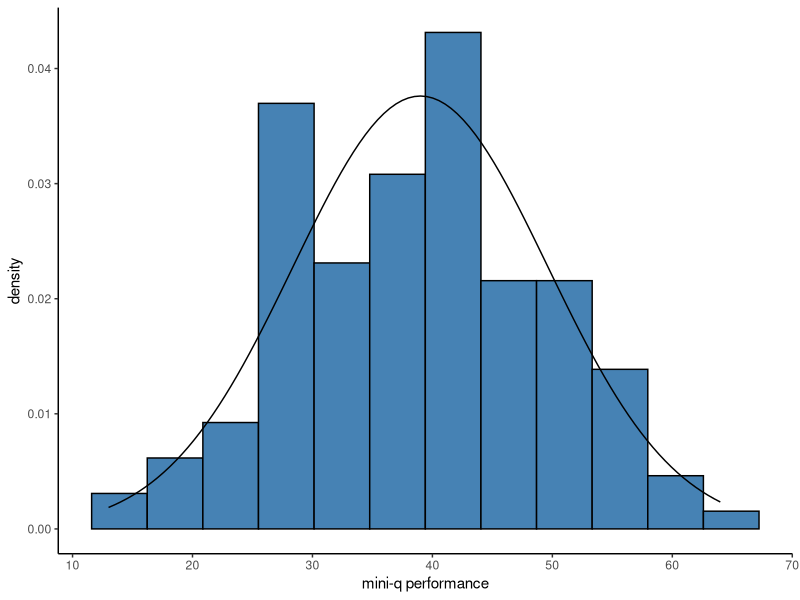
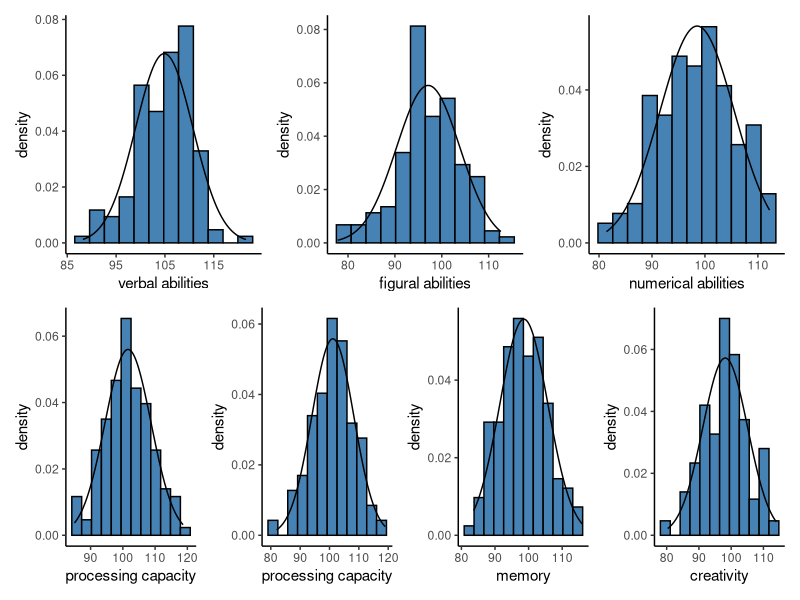
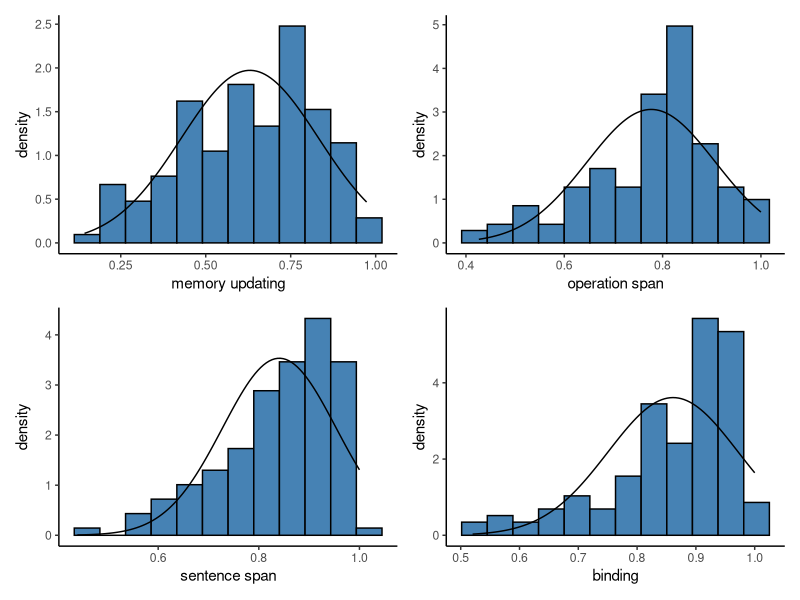
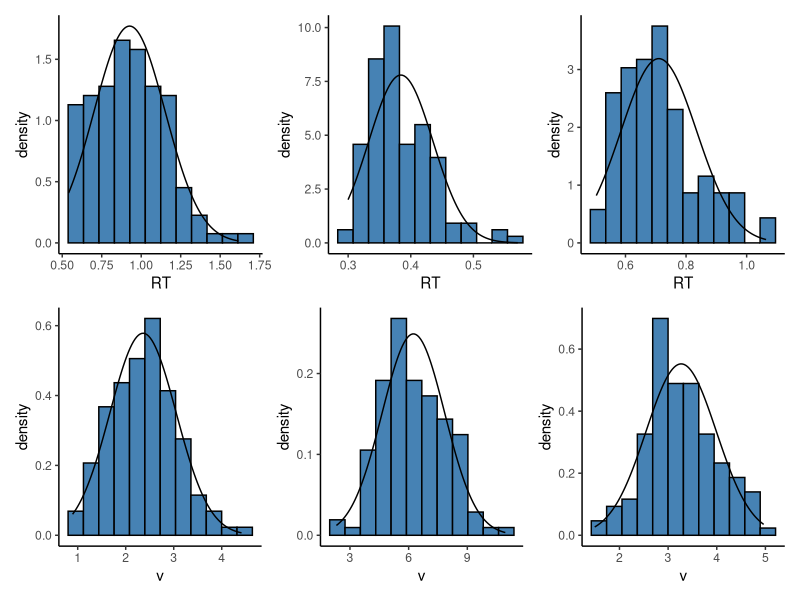

These charts were generated, in order, by the following R code: (Note: this script raises an error after producing the figures.)
##################################################################
## This R script accompanies the paper "Don't waste your time   ##
## measuring intelligence: Further evidence for the validity of ##
## a three-minute speeded reasoning test" by Schubert et al.    ## 
## (2023) and contains the analysis code for Study 1.           ## 
##################################################################

# set working directory 
setwd(dirname(rstudioapi::getActiveDocumentContext()$path))

# load packages ----
library(lavaan)
library(tidyverse)
library(psych)
library(patchwork)

# load data ----
data <- read.csv("data_study1.csv")

# descriptive  statistics ----
knitr::kable(describe(data))

miniq <- data %>%
  ggplot(aes(x = miniq_sum)) + 
  geom_histogram(mapping = aes(x = miniq_sum, y=after_stat(density)),bins = 12, position = "dodge",fill = "steelblue", colour="black") + 
  stat_function(fun = dnorm, args = list(mean = mean(data$miniq_sum), sd = sd(data$miniq_sum))) +
  labs(x = "mini-q performance") +
  theme_classic()

BIS_V <- data %>%
  ggplot(aes(x = BIS_V)) + 
  geom_histogram(mapping = aes(x = BIS_V, y=after_stat(density)),bins = 12, position = "dodge",fill = "steelblue", colour="black") + 
  stat_function(fun = dnorm, args = list(mean = mean(data$BIS_V), sd = sd(data$BIS_V))) +
  labs(x = "verbal abilities") +
  theme_classic()

BIS_F <- data %>%
  ggplot(aes(x = BIS_F)) + 
  geom_histogram(mapping = aes(x = BIS_F, y=after_stat(density)),bins = 12, position = "dodge",fill = "steelblue", colour="black") + 
  stat_function(fun = dnorm, args = list(mean = mean(data$BIS_F), sd = sd(data$BIS_F))) +
  labs(x = "figural abilities") +
  theme_classic()

BIS_N <- data %>%
  ggplot(aes(x = BIS_N)) + 
  geom_histogram(mapping = aes(x = BIS_N, y=after_stat(density)),bins = 12, position = "dodge",fill = "steelblue", colour="black") + 
  stat_function(fun = dnorm, args = list(mean = mean(data$BIS_N, na.rm = TRUE), sd = sd(data$BIS_N, na.rm = TRUE))) +
  labs(x = "numerical abilities") +
  theme_classic()

BIS_PC <- data %>%
  ggplot(aes(x = BIS_PC)) + 
  geom_histogram(mapping = aes(x = BIS_PC, y=after_stat(density)),bins = 12, position = "dodge",fill = "steelblue", colour="black") + 
  stat_function(fun = dnorm, args = list(mean = mean(data$BIS_PC), sd = sd(data$BIS_PC))) +
  labs(x = "processing capacity") +
  theme_classic()


BIS_PS <- data %>%
  ggplot(aes(x = BIS_PS)) + 
  geom_histogram(mapping = aes(x = BIS_PS, y=after_stat(density)),bins = 12, position = "dodge",fill = "steelblue", colour="black") + 
  stat_function(fun = dnorm, args = list(mean = mean(data$BIS_PS), sd = sd(data$BIS_PS))) +
  labs(x = "processing capacity") +
  theme_classic()

BIS_M <- data %>%
  ggplot(aes(x = BIS_M)) + 
  geom_histogram(mapping = aes(x = BIS_M, y=after_stat(density)),bins = 12, position = "dodge",fill = "steelblue", colour="black") + 
  stat_function(fun = dnorm, args = list(mean = mean(data$BIS_M, na.rm = TRUE), sd = sd(data$BIS_M, na.rm = TRUE))) +
  labs(x = "memory") +
  theme_classic()

BIS_C <- data %>%
  ggplot(aes(x = BIS_C)) + 
  geom_histogram(mapping = aes(x = BIS_C, y=after_stat(density)),bins = 12, position = "dodge",fill = "steelblue", colour="black") + 
  stat_function(fun = dnorm, args = list(mean = mean(data$BIS_C, na.rm = TRUE), sd = sd(data$BIS_C, na.rm = TRUE))) +
  labs(x = "creativity") +
  theme_classic()

WMC_MU <- data %>%
  ggplot(aes(x = WMC_MU)) + 
  geom_histogram(mapping = aes(x = WMC_MU, y=after_stat(density)),bins = 12, position = "dodge",fill = "steelblue", colour="black") + 
  stat_function(fun = dnorm, args = list(mean = mean(data$WMC_MU, na.rm = TRUE), sd = sd(data$WMC_MU, na.rm = TRUE))) +
  labs(x = "memory updating") +
  theme_classic()

WMC_OpSp <- data %>%
  ggplot(aes(x = WMC_OpSp)) + 
  geom_histogram(mapping = aes(x = WMC_OpSp, y=after_stat(density)),bins = 12, position = "dodge",fill = "steelblue", colour="black") + 
  stat_function(fun = dnorm, args = list(mean = mean(data$WMC_OpSp, na.rm = TRUE), sd = sd(data$WMC_OpSp, na.rm = TRUE))) +
  labs(x = "operation span") +
  theme_classic()

WMC_SenSp <- data %>%
  ggplot(aes(x = WMC_SenSp)) + 
  geom_histogram(mapping = aes(x = WMC_SenSp, y=after_stat(density)),bins = 12, position = "dodge",fill = "steelblue", colour="black") + 
  stat_function(fun = dnorm, args = list(mean = mean(data$WMC_SenSp, na.rm = TRUE), sd = sd(data$WMC_SenSp, na.rm = TRUE))) +
  labs(x = "sentence span") +
  theme_classic()

WMC_Binding <- data %>%
  ggplot(aes(x = WMC_Binding)) + 
  geom_histogram(mapping = aes(x = WMC_Binding, y=after_stat(density)),bins = 12, position = "dodge",fill = "steelblue", colour="black") + 
  stat_function(fun = dnorm, args = list(mean = mean(data$WMC_Binding, na.rm = TRUE), sd = sd(data$WMC_Binding, na.rm = TRUE))) +
  labs(x = "binding") +
  theme_classic()

SMS_RT <- data %>%
  ggplot(aes(x = SMS_RT)) + 
  geom_histogram(mapping = aes(x = SMS_RT, y=after_stat(density)),bins = 12, position = "dodge",fill = "steelblue", colour="black") + 
  stat_function(fun = dnorm, args = list(mean = mean(data$SMS_RT, na.rm = TRUE), sd = sd(data$SMS_RT, na.rm = TRUE))) +
  labs(x = "RT") +
  theme_classic()

CRT_RT <- data %>%
  ggplot(aes(x = CRT_RT)) + 
  geom_histogram(mapping = aes(x = CRT_RT, y=after_stat(density)),bins = 12, position = "dodge",fill = "steelblue", colour="black") + 
  stat_function(fun = dnorm, args = list(mean = mean(data$CRT_RT, na.rm = TRUE), sd = sd(data$CRT_RT, na.rm = TRUE))) +
  labs(x = "RT") +
  theme_classic()

PLM_RT <- data %>%
  ggplot(aes(x = PLM_RT)) + 
  geom_histogram(mapping = aes(x = PLM_RT, y=after_stat(density)),bins = 12, position = "dodge",fill = "steelblue", colour="black") + 
  stat_function(fun = dnorm, args = list(mean = mean(data$PLM_RT, na.rm = TRUE), sd = sd(data$PLM_RT, na.rm = TRUE))) +
  labs(x = "RT") +
  theme_classic()

SMS_v <- data %>%
  ggplot(aes(x = SMS_v)) + 
  geom_histogram(mapping = aes(x = SMS_v, y=after_stat(density)),bins = 12, position = "dodge",fill = "steelblue", colour="black") + 
  stat_function(fun = dnorm, args = list(mean = mean(data$SMS_v, na.rm = TRUE), sd = sd(data$SMS_v, na.rm = TRUE))) +
  labs(x = "v") +
  theme_classic()

CRT_v <- data %>%
  ggplot(aes(x = CRT_v)) + 
  geom_histogram(mapping = aes(x = CRT_v, y=after_stat(density)),bins = 12, position = "dodge",fill = "steelblue", colour="black") + 
  stat_function(fun = dnorm, args = list(mean = mean(data$CRT_v, na.rm = TRUE), sd = sd(data$CRT_v, na.rm = TRUE))) +
  labs(x = "v") +
  theme_classic()

PLM_v <- data %>%
  ggplot(aes(x = PLM_v)) + 
  geom_histogram(mapping = aes(x = PLM_v, y=after_stat(density)),bins = 12, position = "dodge",fill = "steelblue", colour="black") + 
  stat_function(fun = dnorm, args = list(mean = mean(data$PLM_v, na.rm = TRUE), sd = sd(data$PLM_v, na.rm = TRUE))) +
  labs(x = "v") +
  theme_classic()

miniq

(BIS_V | BIS_F | BIS_N) / (BIS_PC | BIS_PS | BIS_M | BIS_C)

(WMC_MU | WMC_OpSp) / (WMC_SenSp | WMC_Binding)

(SMS_RT | CRT_RT | PLM_RT) / (SMS_v | CRT_v | PLM_v)
  

odd_even_cor <- 2*cor(data$miniq_even, data$miniq_odd)/(1+cor(data$miniq_even, data$miniq_odd))

# structural equation models ----

# (1) How predictive is mini-q performance of general cognitive abilities?

# latent correlation between mini-q performance and general cognitive abilities
model_cor <- '
          # measurement models
          g =~ BIS_V_z + BIS_F_z + BIS_N_z
          mini_q =~ miniq_1_z + miniq_2_z + miniq_3_z
          
          # latent correlation
          mini_q ~~ g

          # fix intercepts to zero
          BIS_V_z ~ 0
          BIS_F_z ~ 0
          BIS_N_z ~ 0
          miniq_1_z ~ 0
          miniq_2_z ~ 0
          miniq_3_z ~ 0'

fit_cor <- sem(model = model_cor, data = data, estimator = "ML" , missing="fiml")
summary(fit_cor, fit.measures=TRUE,standardized = TRUE,rsquare=T)
standardizedSolution(fit_cor)

# corrected for age
model_cor_age <- '
          # measurement models
          g =~ BIS_V_z + BIS_F_z + BIS_N_z
          mini_q =~ miniq_1_z + miniq_2_z + miniq_3_z
          
          # latent correlation
          mini_q ~~ g
          mini_q ~ age_z
          g ~ age_z

          # fix intercepts to zero
          BIS_V_z ~ 0
          BIS_F_z ~ 0
          BIS_N_z ~ 0
          miniq_1_z ~ 0
          miniq_2_z ~ 0
          miniq_3_z ~ 0
          age_z ~ 0'

fit_cor_age <- sem(model = model_cor_age, data = data, estimator = "ML" , missing="fiml")
summary(fit_cor_age, fit.measures=TRUE,standardized = TRUE,rsquare=T)
standardizedSolution(fit_cor_age)

# (2) To what degree do processing speed and working memory capacity account for
# the relationship between mini-q performance and general cognitive abilities?

# regression model without mediation
model_reg <- '
          # measurement models
          g =~ BIS_V_z + BIS_F_z + BIS_N_z
          mini_q =~ miniq_1_z + miniq_2_z + miniq_3_z
          
          
          # regression 
            g ~ mini_q
            
          # fix intercepts to zero
          BIS_V_z ~ 0
          BIS_F_z ~ 0
          BIS_N_z ~ 0
          miniq_1_z ~ 0
          miniq_2_z ~ 0
          miniq_3_z ~ 0
          '

fit_reg <- sem(model = model_reg, data = data, estimator = "ML" , missing="fiml")
summary(fit_reg, fit.measures=TRUE,standardized = TRUE,rsquare=T)
standardizedSolution(fit_med)

# mediation model with WMC and drift as mediators
model_med_1 <- '
          # measurement models
          g =~ BIS_V_z + BIS_F_z + BIS_N_z
          mini_q =~ miniq_1_z + miniq_2_z + miniq_3_z
          WMC =~ WMC_MU_z + WMC_Binding_z + WMC_OpSp_z + WMC_SenSp_z
          v =~ CRT_v_z + SMS_v_z + PLM_v_z
          WMC_OpSp_z ~~ WMC_SenSp_z
          
          # mediation 
            g ~ c*mini_q
            WMC ~ a1*mini_q
            v ~ a2*mini_q
            g ~ b1*WMC
            g ~ b2*v
            WMC ~~ v
            
          # indirect effect (a*b)
             ab1 := a1*b1
             ab2 := a2*b2
             
          # total effect
             total := c + (a1*b1) + (a2*b2)

          # fix intercepts to zero
          BIS_V_z ~ 0
          BIS_F_z ~ 0
          BIS_N_z ~ 0
          miniq_1_z ~ 0
          miniq_2_z ~ 0
          miniq_3_z ~ 0
          WMC_MU_z ~ 0
          WMC_Binding_z ~ 0
          WMC_OpSp_z ~ 0
          WMC_SenSp_z ~ 0
          CRT_v_z ~ 0
          SMS_v_z ~ 0
          PLM_v_z ~ 0'

fit_med_1 <- sem(model = model_med_1, data = data, estimator = "ML" , missing="fiml")
summary(fit_med_1, fit.measures=TRUE,standardized = TRUE,rsquare=T)
standardizedSolution(fit_med_1)

# mediation model with WMC and mean RT as mediators
model_med_2 <- '
          # measurement models
          g =~ BIS_V_z + BIS_F_z + BIS_N_z
          mini_q =~ miniq_1_z + miniq_2_z + miniq_3_z
          WMC =~ WMC_MU_z + WMC_Binding_z + WMC_OpSp_z + WMC_SenSp_z
          RT =~ CRT_RT_z + SMS_RT_z + PLM_RT_z
          WMC_OpSp_z ~~ WMC_SenSp_z
          
          # mediation 
            g ~ c*mini_q
            WMC ~ a1*mini_q
            RT ~ a2*mini_q
            g ~ b1*WMC
            g ~ b2*RT
            WMC ~~ RT
            
          # indirect effect (a*b)
             ab1 := a1*b1
             ab2 := a2*b2
             
          # total effect
             total := c + (a1*b1) + (a2*b2)

          # fix intercepts to zero
          BIS_V_z ~ 0
          BIS_F_z ~ 0
          BIS_N_z ~ 0
          miniq_1_z ~ 0
          miniq_2_z ~ 0
          miniq_3_z ~ 0
          WMC_MU_z ~ 0
          WMC_Binding_z ~ 0
          WMC_OpSp_z ~ 0
          WMC_SenSp_z ~ 0
          CRT_RT_z ~ 0
          SMS_RT_z ~ 0
          PLM_RT_z ~ 0'

fit_med_2 <- sem(model = model_med_2, data = data, estimator = "ML" , missing="fiml")
summary(fit_med_2, fit.measures=TRUE,standardized = TRUE,rsquare=T)
standardizedSolution(fit_med_2)

# (3) How do different operation-related components contribute to mini-q performance?

# multivariate regression model
model_mreg_op <- '
          # measurement models
          mini_q =~ miniq_1_z + miniq_2_z + miniq_3_z

          # multiple regression
          mini_q ~ BIS_PC_z + BIS_M_z + BIS_C_z + BIS_PS_z
          BIS_PC_z ~~ BIS_M_z + BIS_C_z + BIS_PS_z
          BIS_M_z ~~ BIS_C_z + BIS_PS_z
          BIS_C_z ~~ BIS_PS_z

          # fix intercepts to zero
          BIS_PC_z ~ 0
          BIS_M_z ~ 0
          BIS_C_z ~ 0
          BIS_PS_z ~ 0
          miniq_1_z ~ 0
          miniq_2_z ~ 0
          miniq_3_z ~ 0'

fit_mreg_op <- sem(model = model_mreg_op, data = data, estimator = "ML" , missing="fiml")
summary(fit_mreg_op, fit.measures=TRUE,standardized = TRUE,rsquare=T)
standardizedSolution(fit_mreg_op)

# modified multivariate regression model (regression path from memory and creativity fixed to 0)
model_mreg_op_mod1 <- '
          # measurement models
          mini_q =~ miniq_1_z + miniq_2_z + miniq_3_z

          # multiple regression
          mini_q ~ BIS_PC_z + 0*BIS_M_z + 0*BIS_C_z + BIS_PS_z
          BIS_PC_z ~~ BIS_M_z + BIS_C_z + BIS_PS_z
          BIS_M_z ~~ BIS_C_z + BIS_PS_z
          BIS_C_z ~~ BIS_PS_z

          # fix intercepts to zero
          BIS_PC_z ~ 0
          BIS_M_z ~ 0
          BIS_C_z ~ 0
          BIS_PS_z ~ 0
          miniq_1_z ~ 0
          miniq_2_z ~ 0
          miniq_3_z ~ 0'

fit_mreg_op_mod1 <- sem(model = model_mreg_op_mod1, data = data, estimator = "ML" , missing="fiml")
summary(fit_mreg_op_mod1, fit.measures=TRUE,standardized = TRUE,rsquare=T)
standardizedSolution(fit_mreg_op_mod1)

# comparison between the two multiple regression models
anova(fit_mreg_op, fit_mreg_op_mod1)

# modified multivariate regression model (regression path from memory and creativity fixed to 0
# and regressions weights of processing capacity and speed constrained to be equal)
model_mreg_op_mod2 <- '
          # measurement models
          mini_q =~ miniq_1_z + miniq_2_z + miniq_3_z

          # multiple regression
          mini_q ~ b*BIS_PC_z + 0*BIS_M_z + 0*BIS_C_z + b*BIS_PS_z
          BIS_PC_z ~~ BIS_M_z + BIS_C_z + BIS_PS_z
          BIS_M_z ~~ BIS_C_z + BIS_PS_z
          BIS_C_z ~~ BIS_PS_z

          # fix intercepts to zero
          BIS_PC_z ~ 0
          BIS_M_z ~ 0
          BIS_C_z ~ 0
          BIS_PS_z ~ 0
          miniq_1_z ~ 0
          miniq_2_z ~ 0
          miniq_3_z ~ 0'

fit_mreg_op_mod2 <- sem(model = model_mreg_op_mod2, data = data, estimator = "ML" , missing="fiml")
summary(fit_mreg_op_mod2, fit.measures=TRUE,standardized = TRUE,rsquare=T)
standardizedSolution(fit_mreg_op_mod2)

# comparison between the two multiple regression models
anova(fit_mreg_op_mod1, fit_mreg_op_mod2)

# (4) How do verbal, figural, and numerical abilities contribute to mini-q performance?

# multivariate regression model
model_mreg <- '
          # measurement models
          mini_q =~ miniq_1_z + miniq_2_z + miniq_3_z

          # multiple regression
          mini_q ~ BIS_V_z + BIS_F_z + BIS_N_z
          BIS_V_z ~~ BIS_F_z + BIS_N_z
          BIS_F_z ~~ BIS_N_z

          # fix intercepts to zero
          BIS_V_z ~ 0
          BIS_F_z ~ 0
          BIS_N_z ~ 0
          miniq_1_z ~ 0
          miniq_2_z ~ 0
          miniq_3_z ~ 0'

fit_mreg <- sem(model = model_mreg, data = data, estimator = "ML" , missing="fiml")
summary(fit_mreg, fit.measures=TRUE,standardized = TRUE,rsquare=T)
standardizedSolution(fit_mreg)

# modified multivariate regression model (regression path from numerical abilities fixed to 0)
model_mreg_mod1 <- '
          # measurement models
          mini_q =~ miniq_1_z + miniq_2_z + miniq_3_z
          BIS_N_lat =~ 1*BIS_N_z

          # multiple regression
          mini_q ~ BIS_V_z + BIS_F_z + 0*BIS_N_lat
          BIS_V_z ~~ BIS_F_z + BIS_N_lat
          BIS_F_z ~~ BIS_N_lat

          # fix intercepts to zero
          BIS_V_z ~ 0
          BIS_F_z ~ 0
          BIS_N_z ~ 0
          miniq_1_z ~ 0
          miniq_2_z ~ 0
          miniq_3_z ~ 0'

fit_mreg_mod1 <- sem(model = model_mreg_mod1, data = data, estimator = "ML" , missing="fiml")
summary(fit_mreg_mod1, fit.measures=TRUE,standardized = TRUE,rsquare=T)
standardizedSolution(fit_mreg1)

# comparison between the two multiple regression models
anova(fit_mreg, fit_mreg_mod1)

# modified multivariate regression model (regression path from numerical abilities fixed
# to 0 and regression weights of verbal and figural abilities constrained to be equal)
model_mreg_mod2 <- '
          # measurement models
          mini_q =~ miniq_1_z + miniq_2_z + miniq_3_z
          BIS_N_lat =~ 1*BIS_N_z

          # multiple regression
          mini_q ~ b*BIS_V_z + b*BIS_F_z + 0*BIS_N_lat
          BIS_V_z ~~ BIS_F_z + BIS_N_lat
          BIS_F_z ~~ BIS_N_lat

          # fix intercepts to zero
          BIS_V_z ~ 0
          BIS_F_z ~ 0
          BIS_N_z ~ 0
          miniq_1_z ~ 0
          miniq_2_z ~ 0
          miniq_3_z ~ 0'

fit_mreg_mod2 <- sem(model = model_mreg_mod2, data = data, estimator = "ML" , missing="fiml")
summary(fit_mreg_mod2, fit.measures=TRUE,standardized = TRUE,rsquare=T)
standardizedSolution(fit_mreg)

# model comparison
anova(fit_mreg_mod1, fit_mreg_mod2)
